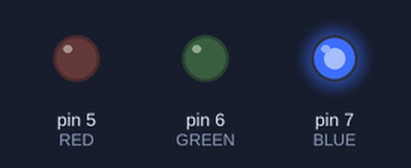
A sketch run on a simulated Arduino Uno, built with avr-gcc and run on an emulated ATmega328P. Parts: output pins drawn as LEDs (lit = HIGH).

Above: at 0.06 s.
At 0.3 s:
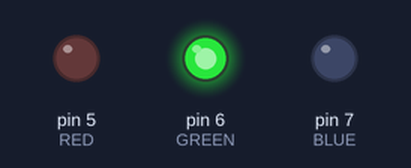
At 1.26 s:
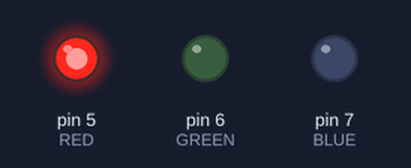
At 2.82 s:
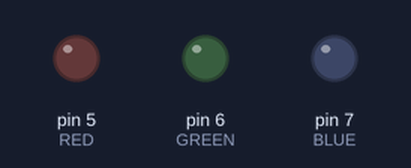
Timing chart, 0 to 3.1 s (numbered marks = the images above):
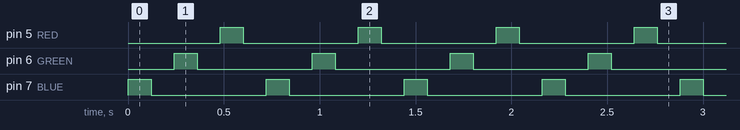

The sketch:

encerder_luces.ino
```cpp
#define BLUE 7
#define GREEN 6
#define RED 5
void setup() {
  pinMode(BLUE,OUTPUT);
  pinMode(GREEN,OUTPUT);
  pinMode(RED,OUTPUT);
  digitalWrite(BLUE,LOW);
  digitalWrite(GREEN, LOW);
  digitalWrite(RED,LOW);
}

void loop() {
  digitalWrite(BLUE, HIGH);
  delay(120);
  digitalWrite(BLUE, LOW);
  delay(120);
  digitalWrite(GREEN, HIGH);
  delay(120);
  digitalWrite(GREEN, LOW);
  delay(120);
  digitalWrite(RED, HIGH);
  delay(120);
  digitalWrite(RED, LOW);
  delay(120);
}
```

Measured:
- by itself, pin 5 (RED), pin 6 (GREEN), pin 7 (BLUE): alternates HIGH for 0.12 s and LOW for 0.60 s
